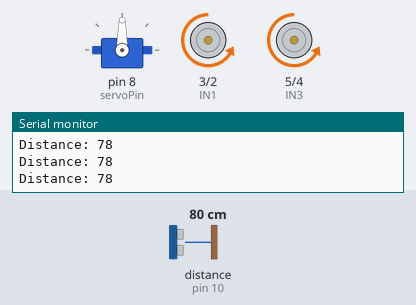
Recording of a sketch running on a simulated Arduino Uno, built with avr-gcc and run on an emulated ATmega328P. Parts: servo, motor-driver pin pairs drawn as motors (green arrow = first pin HIGH = forward, orange = second pin HIGH = backward, longer = more drive, scaled by the enable pin), the last lines printed to the serial monitor. Wiring (inferred from the names in the program): ultrasonic range finder: trigger pin 12; echo pin 10. The test bench sets the inputs (shaded band); at power-on: distance to the obstacle (sensor on pin 10) 80 cm. The echo pulse lasts 58.3 µs per cm.

Above: at 1.2 s.
1.3 s: distance to the obstacle (sensor on pin 10) set to 23 cm
2.8 s: distance to the obstacle (sensor on pin 10) set to 18 cm
At 4.3 s:
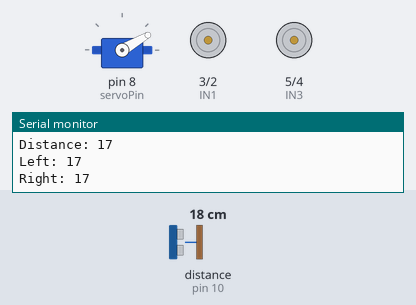
At 5.1 s:
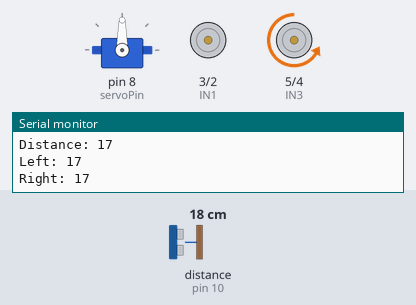
5.8 s: distance to the obstacle (sensor on pin 10) set to 4 cm
8.2 s: distance to the obstacle (sensor on pin 10) set to 2 cm
10.3 s: distance to the obstacle (sensor on pin 10) set to 60 cm
At 10.6 s:
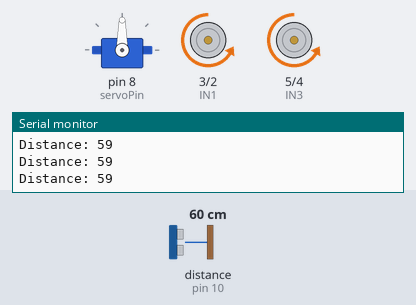
11.8 s: distance to the obstacle (sensor on pin 10) set to 9 cm
At 12.7 s:
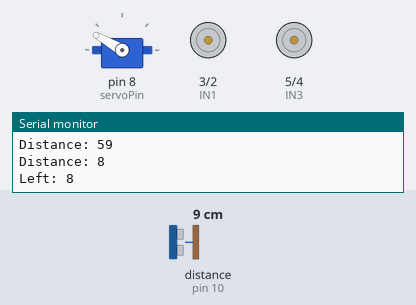
Timing chart, 0 to 15.8 s (numbered marks = the images above; inputs shaded):
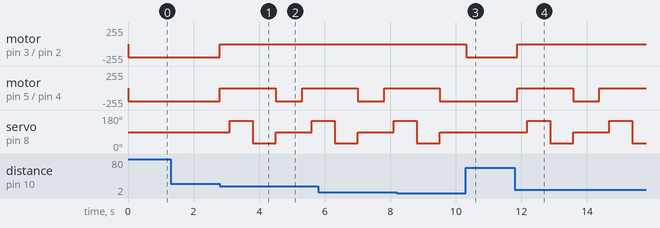

The sketch:

Integration.ino
```cpp
#include <Servo.h>

// Motor Driver Pins
const int IN1 = 3;
const int IN2 = 2;
const int ENA = 11;

const int IN3 = 5;
const int IN4 = 4;
const int ENB = 6;

//  Ultrasonic Sensor Pins
const int trigPin = 12;
const int echoPin = 10;

// Servo Pin
const int servoPin = 8;

Servo myServo;

long duration;
int distance;
int servoAngle = 90;

void setup() {
  Serial.begin(9600);
  Serial.println("Fixed Robot Starting...");

  // Motor pins
  pinMode(IN1, OUTPUT);
  pinMode(IN2, OUTPUT);
  pinMode(ENA, OUTPUT);
  pinMode(IN3, OUTPUT);
  pinMode(IN4, OUTPUT);
  pinMode(ENB, OUTPUT);

  // Ultrasonic pins
  pinMode(trigPin, OUTPUT);
  pinMode(echoPin, INPUT);

  // Servo setup
  myServo.attach(servoPin);
  myServo.write(90);
}

void loop() {
  distance = getDistance();
  Serial.print("Distance: ");
  Serial.println(distance);

  if (distance < 20 && distance > 0) {
    stopMotors();
    delay(300);
    int leftDist = lookLeft();
    delay(300);
    int rightDist = lookRight();
    delay(300);
    myServo.write(90);

    if (leftDist > rightDist) {
      turnLeft();
      delay(700);
    } else {
      turnRight();
      delay(700);
    }
  } else {
    moveForward();
  }

  delay(100);
}

//  Motor Functions
void moveForward() {
  digitalWrite(IN1, LOW);
  digitalWrite(IN2, HIGH);
  analogWrite(ENA, 200);
  digitalWrite(IN3, LOW);
  digitalWrite(IN4, HIGH);
  analogWrite(ENB, 200);
}

void turnLeft() {
  digitalWrite(IN1, LOW);
  digitalWrite(IN2, HIGH);
  analogWrite(ENA, 200);
  digitalWrite(IN3, LOW);
  digitalWrite(IN4, LOW);
  analogWrite(ENB, 0);
}

void turnRight() {
  digitalWrite(IN1, LOW);
  digitalWrite(IN2, LOW);
  analogWrite(ENA, 0);
  digitalWrite(IN3, LOW);
  digitalWrite(IN4, HIGH);
  analogWrite(ENB, 200);
}

void stopMotors() {
  digitalWrite(IN1, LOW);
  digitalWrite(IN2, LOW);
  digitalWrite(IN3, LOW);
  digitalWrite(IN4, LOW);
  analogWrite(ENA, 0);
  analogWrite(ENB, 0);
}

int getDistance() {
  digitalWrite(trigPin, LOW);
  delayMicroseconds(2);
  digitalWrite(trigPin, HIGH);
  delayMicroseconds(10);
  digitalWrite(trigPin, LOW);
  duration = pulseIn(echoPin, HIGH);
  return duration * 0.034 / 2;
}

int lookLeft() {
  myServo.write(150);
  delay(400);
  int dist = getDistance();
  Serial.print("Left: ");
  Serial.println(dist);
  return dist;
}

int lookRight() {
  myServo.write(30);
  delay(400);
  int dist = getDistance();
  Serial.print("Right: ");
  Serial.println(dist);
  return dist;
}
```

Measured:
- the behaviour switches between 21 and 20 cm on distance to the obstacle (sensor on pin 10) (found by bisection; images 0 and 1)
- after the input at 2.8 s, motor on pin 3 (IN1) / pin 2 (IN2): backward 200/255 → stopped at once; motor on pin 5 (IN3) / pin 4 (IN4): backward 200/255 → stopped at once, → backward 200/255 1.7 s later, → stopped 0.80 s later; servo on pin 8 (servoPin): 90° → 150° after 0.30 s, → 30° 0.70 s later, → 90° 0.70 s later, → 150° 1.1 s later
- after the input at 10.3 s, motor on pin 3 (IN1) / pin 2 (IN2): stopped → backward 200/255 at once; motor on pin 5 (IN3) / pin 4 (IN4): stays backward 200/255 (without the input it goes to stopped after 0.01 s); servo on pin 8 (servoPin): stays 90° (without the input it goes to 150° after 0.31 s)
- after the input at 11.8 s, motor on pin 3 (IN1) / pin 2 (IN2): backward 200/255 → stopped after 0.08 s; motor on pin 5 (IN3) / pin 4 (IN4): backward 200/255 → stopped after 0.08 s, → backward 200/255 1.7 s later, → stopped 0.80 s later
